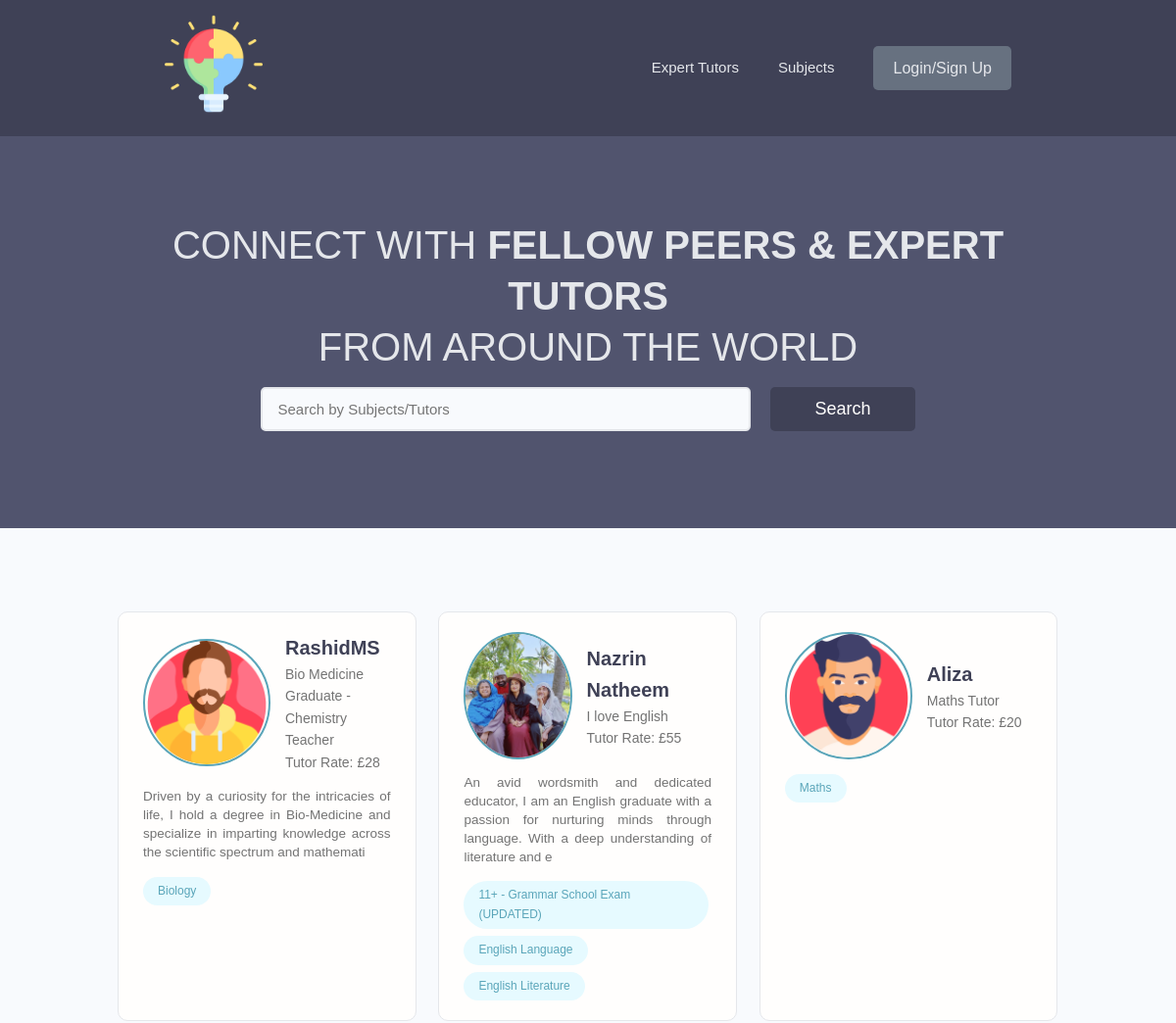
The app's page /tutor-profiles/ (upper part), older data.
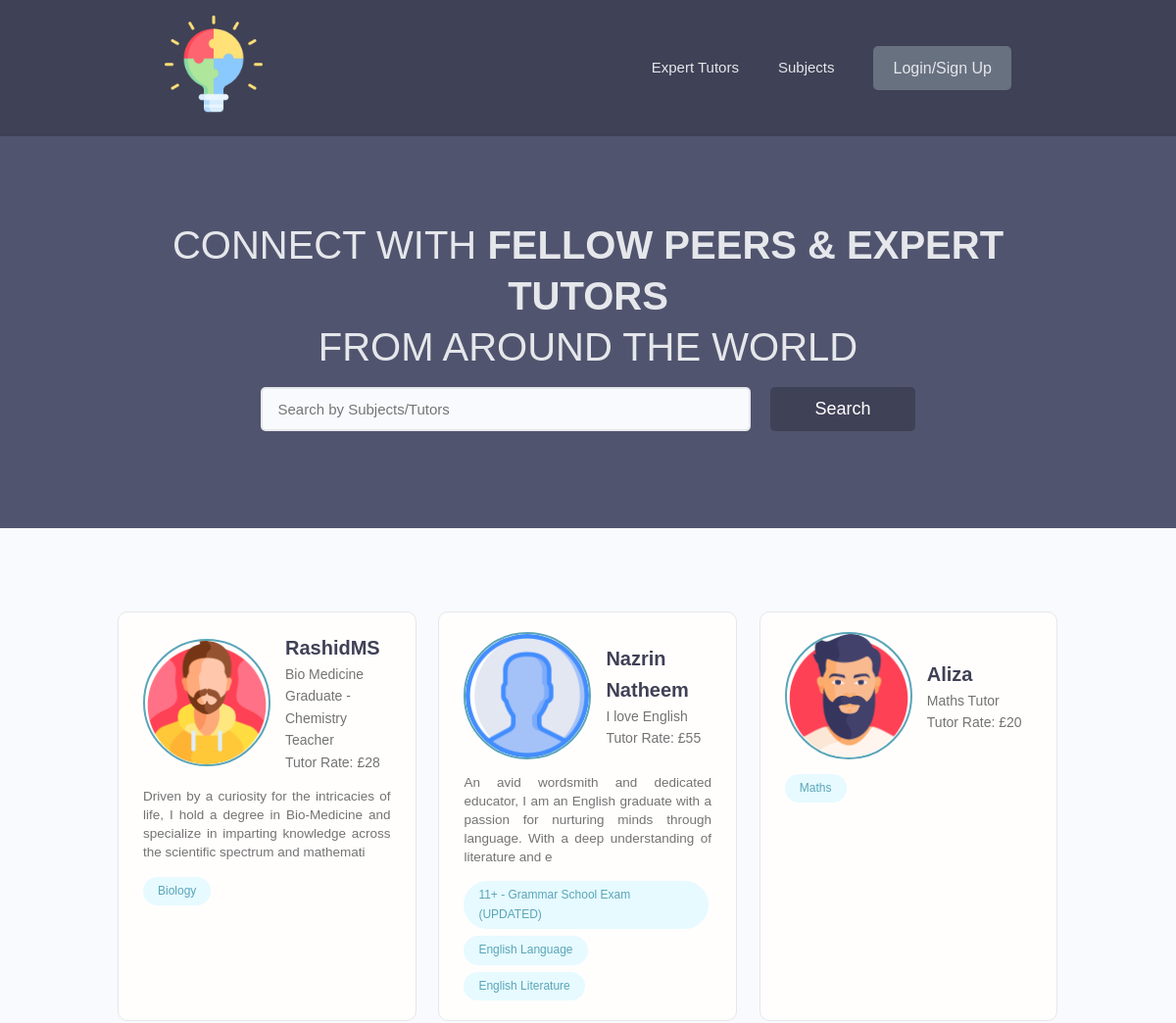
The same page, newer data.
### userprofile/models.py (models this page shows, shortened)
class TutorProfile(models.Model):
    user = models.OneToOneField(settings.AUTH_USER_MODEL, on_delete=models.CASCADE,
                                     null=True, blank=True)
    email = models.EmailField(max_length=500, blank=False, null=True)
    username = models.CharField(max_length=100, blank=False, null=True)
    name = models.CharField(max_length=200, blank=False, null=True)
    first_name = models.CharField(max_length=300, blank=False, null=True)
    last_name = models.CharField(max_length=300, blank=True, null=True)
    location = models.CharField(max_length=500, blank=True, null=True)
    short_intro = models.CharField(max_length=200, blank=True, null=True)
    bio = models.TextField(blank=True, null=True)
    teaching_level = models.ManyToManyField('TeachingLevel', blank=False)
    hourly_rate = models.CharField(max_length=20, blank=True, null=True)
    teaching_subjects = models.ManyToManyField('MainSubjSkill',blank=True)
    profile_image = models.ImageField(null=True, blank=True, upload_to='tutor-profile-img/',
                                      default="defaultprofileimg/default.png")
    profile_image_uploaded = models.BooleanField(default=False)
    identification = models.ImageField(upload_to='tutor-id/', default="default-image/identification.png")
    identification_uploaded = models.BooleanField(default=False)
    degree = models.ImageField(null=True, blank=True, upload_to='tutor-degree/', default="default-image/degree.png")
    degree_uploaded = models.BooleanField(default=False)
    created = models.DateTimeField(auto_now_add=True)
    id = models.UUIDField(default=uuid.uuid4,
                          unique=True, primary_key=True, editable=False)

### userprofile/views.py (the view)
# urls.py: path('tutor-profiles/', views.tutorProfiles, name="tutor-profiles"),
def tutorProfiles(request):
    tutors, search_query = searchTutors(request)
    context = {'tutors': tutors, 'search_query': search_query}
    return render(request, 'userprofile/tutorprofile/tutor-profiles.html', context)

### userprofile/models.py (called while the page is built)
    def __str__(self):
        return str(self.subject_name)

### userprofile/utils.py (called while the page is built)
def searchTutors(request):
    search_query = ''
    if request.GET.get('search_query'):
        search_query = request.GET.get('search_query')
    subject = MainSubjSkill.objects.filter(subject_name__icontains=search_query)
    tutors = TutorProfile.objects.distinct().filter(
        Q(name__icontains=search_query) |
        Q(short_intro__icontains=search_query) |
        Q(hourly_rate__icontains=search_query) |
        Q(mainsubjskill__in=subject)
    )
    return tutors, search_query

### userprofile/templates/userprofile/tutorprofile/tutor-profiles.html (shortened to what this page needs)
{% extends 'main.html' %}
{% load static %}
{% block content %}
<main class="home">
    <section class="hero-section text-center">
      <div class="container container--narrow">
        <div class="hero-section__box">
          <h2>CONNECT WITH <span>FELLOW PEERS & EXPERT TUTORS</span></h2>
          <h2>FROM AROUND THE WORLD</h2>
        </div>
        <div class="hero-section__search">
          <form class="form" action="{% url 'tutor-profiles' %}" method="GET">
            <div class="form__field">
              <input class="input input--text" id="formInput#search" type="text" name="search_query"
                value="{{search_query}}" placeholder="Search by Subjects/Tutors" />
            </div>
            <input class="btn btn--sub btn--lg" type="submit" value="Search" />
          </form>
        </div>
      </div>
    </section>
    <section class="devlist">
      <div class="container">
        <div class="grid grid--three">
          {% for tutor in tutors %}
          <div class="column card">
            <div class="dev">
              <a href="{% url 'tutor-profile' tutor.id %}" class="card__body">
                <div class="dev__profile">
                  <img class="avatar avatar--md" src="{{tutor.profile_image.url}}" alt="image" />
                  <div class="dev__meta">
                    <h3>{{tutor.username}}</h3>
                    <h5>{{tutor.short_intro|slice:"70"}}</h5>
                    <h5>Tutor Rate: {{tutor.hourly_rate}}</h5>
                  </div>
                </div>
                <p class="dev__info">{{tutor.bio|slice:"165"}}</p>
                <div class="dev__skills">
                  {% for mainsubjskill in tutor.mainsubjskill_set.all|slice:"5" %}
                  <span class="tag tag--pill tag--main">
                    <small>{{mainsubjskill}}</small>
                  </span>
                  {% endfor %}
                </div>
              </a>
            </div>
          </div>
          {% endfor %}
        </div>
      </div>
    </section>
  </main>
{% endblock content %}

Row changes from the older to the newer data that the page shows:
changed TutorProfile "Nazrin Natheem": profile_image: picture removed, a placeholder shows
